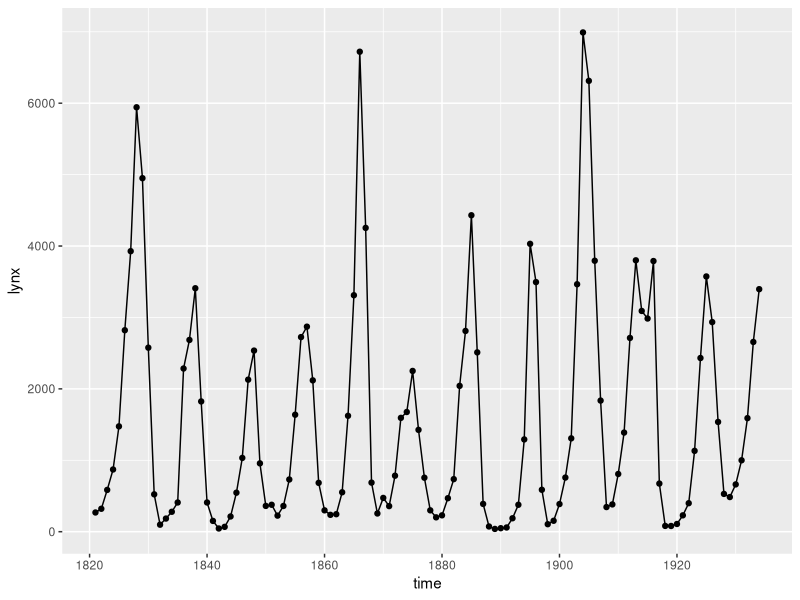
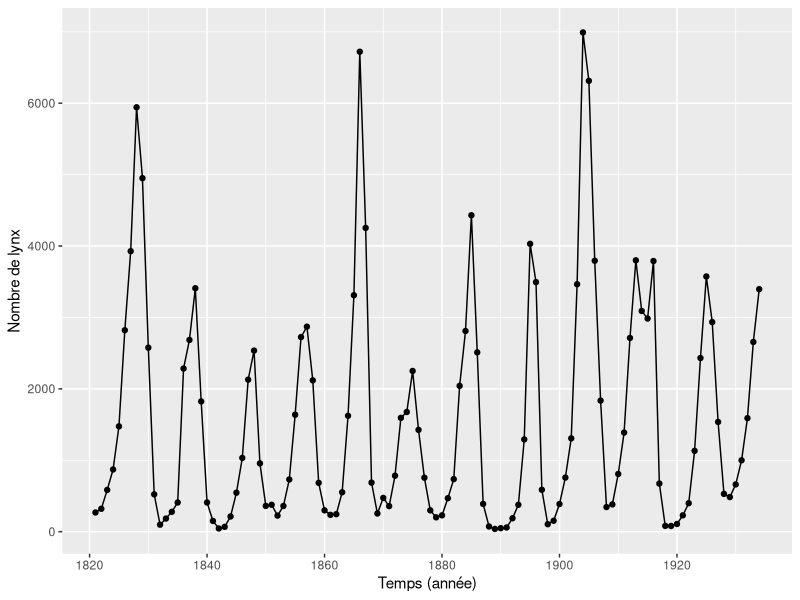
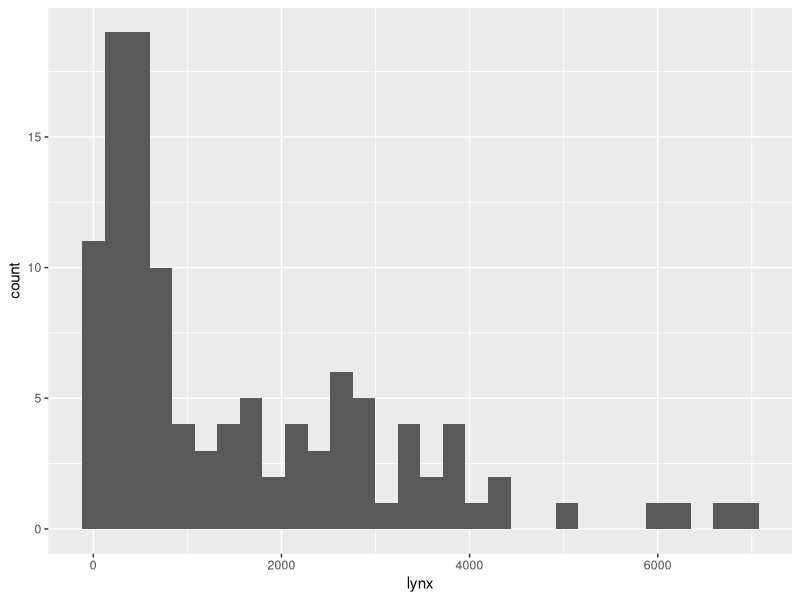
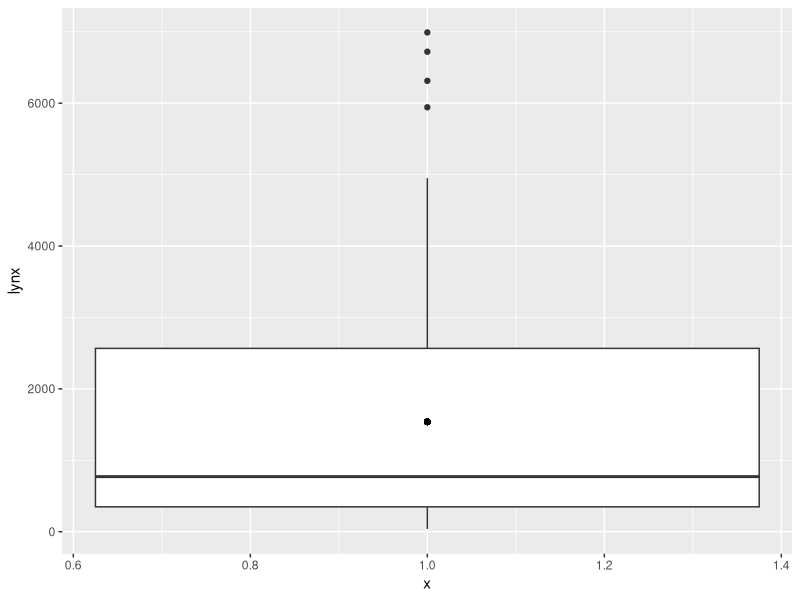

These charts were generated, in order, by the following R code:
## ---- chunk 1
knitr::opts_chunk$set(echo = TRUE)
## ---- chunk 2
df <- read.csv("data/lynx.csv", header=TRUE)
head(df);
tail(df)
## ---- chunk 3
library(ggplot2);
## ---- chunk 4
ggplot(data=df, aes(x=time, y=lynx)) + geom_point() + geom_line();
## ---- chunk 5
ggplot(data=df, aes(x=time, y=lynx)) +
    geom_point() +
    geom_line() +
    xlab("Temps (année)") +
    ylab("Nombre de lynx");
## ---- chunk 6
str(df);
## ---- chunk 7
ggplot(data=df) +
  geom_histogram(aes(x=lynx));
## ---- chunk 8
ggplot(df, aes(x=1, y=lynx)) + geom_boxplot() + geom_point(y=mean(df$lynx));
